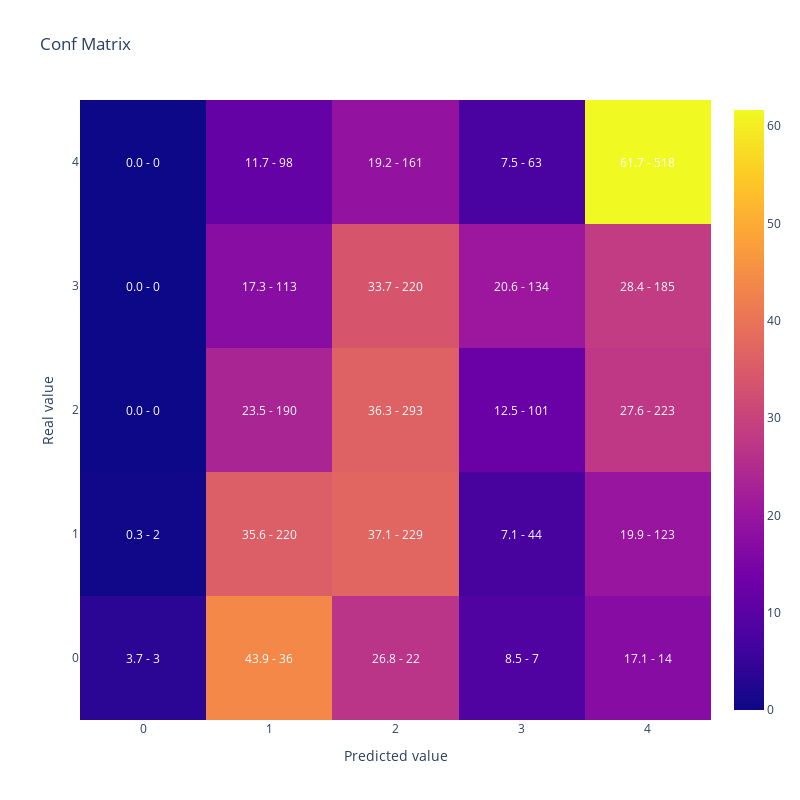

Source (notebook cell):
### Code cell
#Vamos a replicar el resultado de la optimizacion reentrenando el modelo con el mejor conjunto de hiperparametros
#Generamos parametros incluyendo los fijos y la mejor solución que encontro optuna
lgb_params =  {      
                        'objective': 'multiclass',
                        'verbosity':-1,
                        'num_class': len(y_train.unique())} | study.best_params

lgb_train_dataset = lgb.Dataset(data=X_train,
                                label=y_train)


#Entreno
lgb_model = lgb.train(lgb_params,
                    lgb_train_dataset)

#Muestro matriz de confusion y kappa
display(plot_confusion_matrix(y_test,lgb_model.predict(X_test).argmax(axis=1)))

cohen_kappa_score(y_test,lgb_model.predict(X_test).argmax(axis=1),
                             weights = 'quadratic')

### Figure 1 — Plotly figure (JSON) as saved in the notebook; plotly's stock layout.template omitted (floating-point values rounded to 4 significant figures)
{"data": [{"type": "heatmap", "x": [0, 1, 2, 3, 4], "y": [0, 1, 2, 3, 4], "z": [[3.659, 43.9, 26.83, 8.537, 17.07], [0.3236, 35.6, 37.06, 7.12, 19.9], [0, 23.54, 36.31, 12.52, 27.63], [0, 17.33, 33.74, 20.55, 28.37], [0, 11.67, 19.17, 7.5, 61.67]]}], "layout": {"annotations": [{"font": {"color": "white"}, "showarrow": false, "text": "3.7 - 3", "x": 0, "xref": "x", "y": 0, "yref": "y"}, {"font": {"color": "white"}, "showarrow": false, "text": "43.9 - 36", "x": 1, "xref": "x", "y": 0, "yref": "y"}, {"font": {"color": "white"}, "showarrow": false, "text": "26.8 - 22", "x": 2, "xref": "x", "y": 0, "yref": "y"}, {"font": {"color": "white"}, "showarrow": false, "text": "8.5 - 7", "x": 3, "xref": "x", "y": 0, "yref": "y"}, {"font": {"color": "white"}, "showarrow": false, "text": "17.1 - 14", "x": 4, "xref": "x", "y": 0, "yref": "y"}, {"font": {"color": "white"}, "showarrow": false, "text": "0.3 - 2", "x": 0, "xref": "x", "y": 1, "yref": "y"}, {"font": {"color": "white"}, "showarrow": false, "text": "35.6 - 220", "x": 1, "xref": "x", "y": 1, "yref": "y"}, {"font": {"color": "white"}, "showarrow": false, "text": "37.1 - 229", "x": 2, "xref": "x", "y": 1, "yref": "y"}, {"font": {"color": "white"}, "showarrow": false, "text": "7.1 - 44", "x": 3, "xref": "x", "y": 1, "yref": "y"}, {"font": {"color": "white"}, "showarrow": false, "text": "19.9 - 123", "x": 4, "xref": "x", "y": 1, "yref": "y"}, {"font": {"color": "white"}, "showarrow": false, "text": "0.0 - 0", "x": 0, "xref": "x", "y": 2, "yref": "y"}, {"font": {"color": "white"}, "showarrow": false, "text": "23.5 - 190", "x": 1, "xref": "x", "y": 2, "yref": "y"}, {"font": {"color": "white"}, "showarrow": false, "text": "36.3 - 293", "x": 2, "xref": "x", "y": 2, "yref": "y"}, {"font": {"color": "white"}, "showarrow": false, "text": "12.5 - 101", "x": 3, "xref": "x", "y": 2, "yref": "y"}, {"font": {"color": "white"}, "showarrow": false, "text": "27.6 - 223", "x": 4, "xref": "x", "y": 2, "yref": "y"}, {"font": {"color": "white"}, "showarrow": false, "text": "0.0 - 0", "x": 0, "xref": "x", "y": 3, "yref": "y"}, {"font": {"color": "white"}, "showarrow": false, "text": "17.3 - 113", "x": 1, "xref": "x", "y": 3, "yref": "y"}, {"font": {"color": "white"}, "showarrow": false, "text": "33.7 - 220", "x": 2, "xref": "x", "y": 3, "yref": "y"}, {"font": {"color": "white"}, "showarrow": false, "text": "20.6 - 134", "x": 3, "xref": "x", "y": 3, "yref": "y"}, {"font": {"color": "white"}, "showarrow": false, "text": "28.4 - 185", "x": 4, "xref": "x", "y": 3, "yref": "y"}, {"font": {"color": "white"}, "showarrow": false, "text": "0.0 - 0", "x": 0, "xref": "x", "y": 4, "yref": "y"}, {"font": {"color": "white"}, "showarrow": false, "text": "11.7 - 98", "x": 1, "xref": "x", "y": 4, "yref": "y"}, {"font": {"color": "white"}, "showarrow": false, "text": "19.2 - 161", "x": 2, "xref": "x", "y": 4, "yref": "y"}, {"font": {"color": "white"}, "showarrow": false, "text": "7.5 - 63", "x": 3, "xref": "x", "y": 4, "yref": "y"}, {"font": {"color": "white"}, "showarrow": false, "text": "61.7 - 518", "x": 4, "xref": "x", "y": 4, "yref": "y"}], "height": 800, "title": {"text": "Conf Matrix"}, "width": 800, "xaxis": {"title": {"text": "Predicted value"}}, "yaxis": {"title": {"text": "Real value"}}}}
